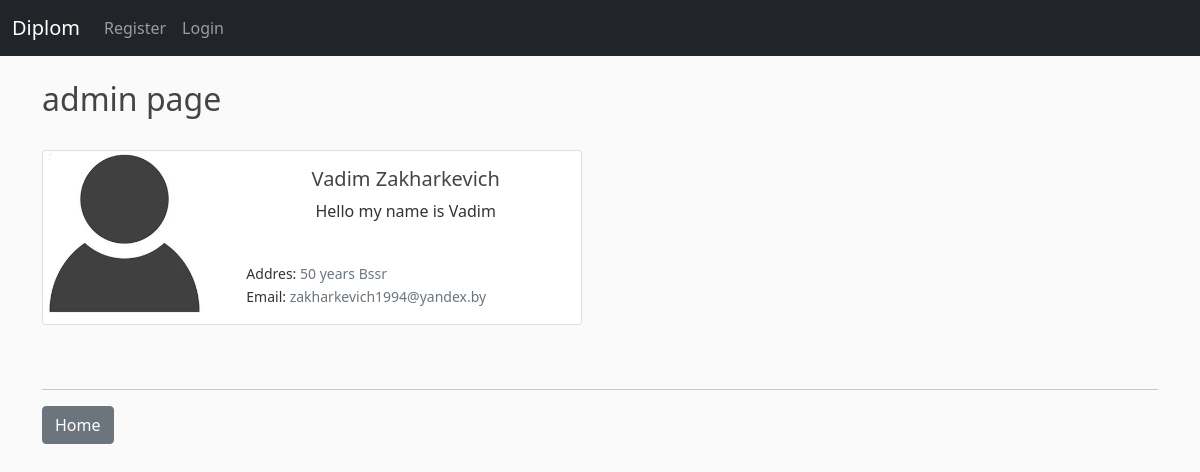
The app's page /users/1/profile/ with its own data.
### blog/models.py (models this page shows, shortened)
class Profile(models.Model):
    user = models.OneToOneField(User, null=True, on_delete=models.CASCADE)
    profile_pic = models.ImageField(null=True, blank=True, upload_to="images/profile/")
    email = models.EmailField(max_length=255, null=True, blank=True)
    bio = models.TextField(null=True, blank=True)
    addres = models.TextField(null=True, blank=True)
    def __str__(self):
        return str(self.user)

### users/views.py (the view)
# urls.py: path('<int:pk>/profile/', ShowProfilePageView.as_view(), name='show'),
class ShowProfilePageView(DetailView):
    model = Profile
    template_name = 'registration/user_profile.html'
    def get_context_data(self, *args, **kwargs):
        context = super(ShowProfilePageView, self).get_context_data(*args, **kwargs)
        page_user = get_object_or_404(Profile, id=self.kwargs['pk'])
        context['page_user'] = page_user
        return context

### users/templates/registration/user_profile.html
{% extends 'base.html' %}
{% load static %}
{% block content %}
    <h2>{{page_user}} page</h2>
    <br>
    <div class="card mb-8" style="max-width: 540px;">
        <div class="row no-gutters">
        <div class="col-md-4">
            {% if page_user.profile_pic %}
                <img class="card-img" src="{{ page_user.profile_pic.url }}" alt="">
            {% else %}
                <img class="card-img" src="{% static 'blog/images/default.jpg' %}" alt="">
            {% endif %}
        </div>
        <div class="col-md-8">
            <div class="card-body">
            <h5 class="card-title">
                <center>
                    {{ page_user.user.first_name }}
                    {{ page_user.user.last_name }}
                </center>
            </h5>
            {% if page_user.bio %}
                <center><p class="card-text">{{ page_user.bio }}</p></smal><br></center><smal>
            {% endif %}
            {% if page_user.addres %}
                <small ><p class="card-text">Addres: <span class="text-muted">{{ page_user.addres }}</span></p></small>
            {% endif %}
            {% if page_user.email %}
                <p class="card-text"><small >Email: <span class="text-muted">{{ page_user.email }}</span></small></p>
            {% endif %}
            </div>
        </div>
        </div>
    </div>
    <br><br>
    <hr>
    <a href="{% url 'home' %}" class="btn btn-secondary">Home</a>
{% endblock %}

### blog/templates/base.html (shortened to what this page needs)
{% load static %}
<!doctype html>
<html lang="en">
  <head>
    <link href="https://cdn.jsdelivr.net/npm/bootstrap@5.0.0-beta2/dist/css/bootstrap.min.css" rel="stylesheet">
    <link rel="stylesheet" type="text/css" href="{% static 'blog/css/main.css' %}">
  </head>
  <body>
    <nav class="navbar navbar-expand-lg navbar-dark bg-dark">
        <div class="container-fluid">
          <a class="navbar-brand" href="{% url 'home' %}">Diplom</a>
          <div class="collapse navbar-collapse" id="navbarSupportedContent">
            <ul class="navbar-nav me-auto mb-2 mb-lg-0">
              {% if user.is_authenticated %}
                <li class="nav-item">
                  <a class="nav-link" href="{% url 'add-post' %}">Add post</a>
                </li>
              {% else %}
                <li class="nav-item">
                  <a class="nav-link" href="{% url 'register' %}">Register</a>
                </li>
                <li class="nav-item">
                  <a class="nav-link" href="{% url 'login' %}">Login</a>
                </li>
              {% endif %}
            </ul>
          </div>
        </div>
    </nav>
    <br>
    <div class="container">
      {%block content%}
      {% endblock %}
    </div>
  </body>
</html>

### static/blog/css/main.css (style rules this page uses)
body { background: #fafafa; color: #333333; margin-top: 0rem; }
h1, h2, h3, h4, h5, h6 { color: #444444; }
a { text-decoration: none; }
ul { margin: 0; }

### records on screen
Profile: user.username "admin", profile_pic (placeholder picture), user.first_name "Vadim", user.last_name "Zakharkevich", bio "Hello my name is Vadim", addres "50 years Bssr", email "zakharkevich1994@yandex.by"
